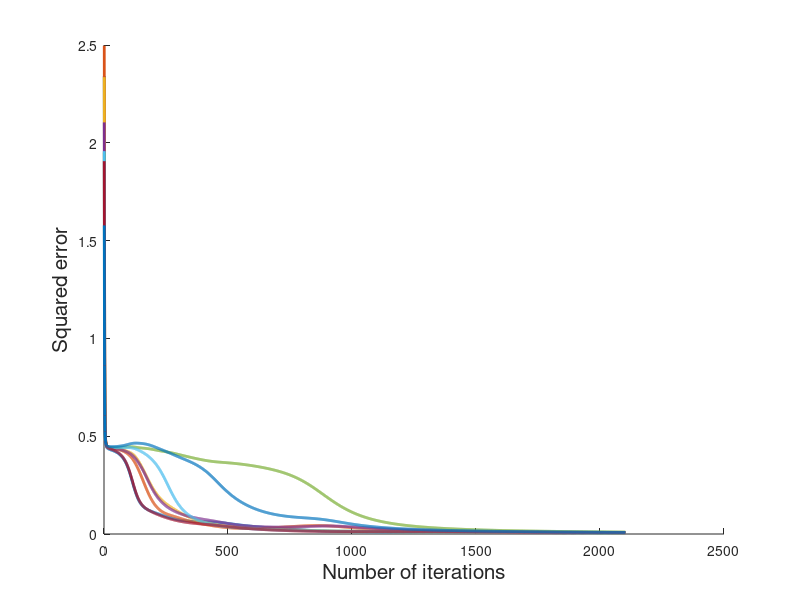
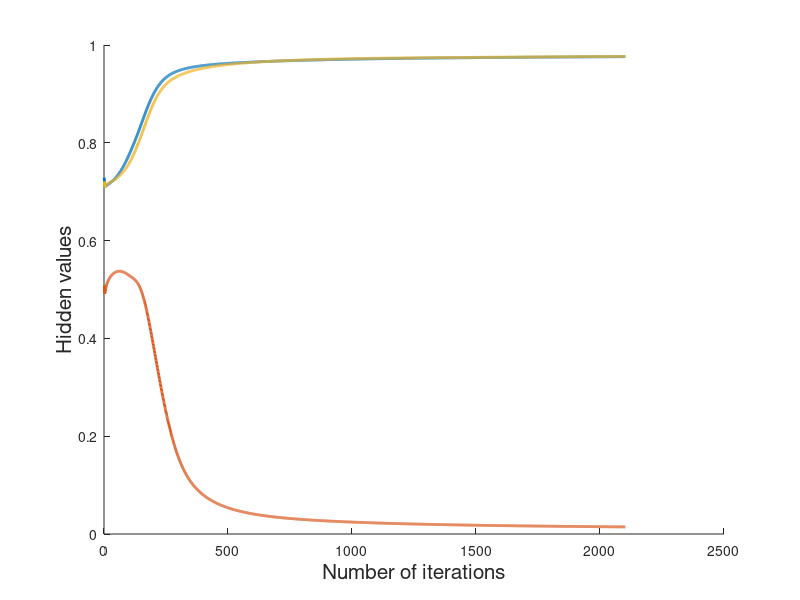
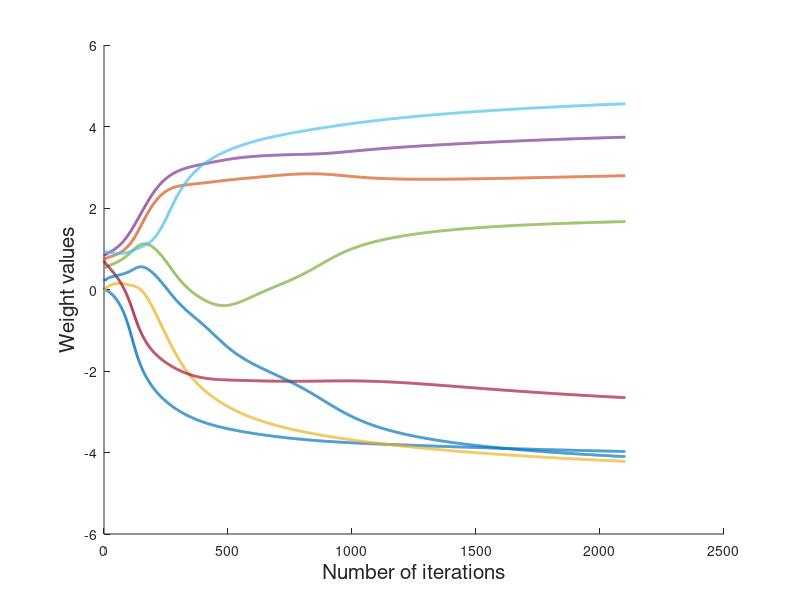

Here is the MATLAB script that generated these plots, in order:
%BY ELHUSSEIN SHATA (HUSSEIN SHATA)
%NN 8-3-8 

clear all;
clc;
input= [1 0 0 0 0 0 0 0;0 1 0 0 0 0 0 0; ...
        0 0 1 0 0 0 0 0;0 0 0 1 0 0 0 0; ...
        0 0 0 0 1 0 0 0;0 0 0 0 0 1 0 0; ...
        0 0 0 0 0 0 1 0; 0 0 0 0 0 0 0 1];
eta= 0.5;
input_to_hidden_weight=rand(8,3);
hidden_output_weight=rand(4,8);
bias=1.0;
iteration_count = 1;
tolerance = 0.01;
a=1;
while (a>tolerance&& iteration_count<300000)
   
    for ii=1:8
        in=input(ii,:);
        hidden_input=in*input_to_hidden_weight;
        hidden_out= 1./(1 + exp(-hidden_input));
        hidden_out;
        aa(ii,:)=hidden_out(1,:);
        if ii==3
         plot_h(iteration_count,:)=hidden_out;    %%For Hidden unit encoding
        end
        plot_w(iteration_count,:)=input_to_hidden_weight(:,2);  %%For the weights from input layer to second hidden unit
        final_hout=[hidden_out bias];
        output_in=final_hout*hidden_output_weight;
        out= 1./(1 + exp(-output_in));
        error_out=out.*(1-out).*(in-out);  
        sq_error= sum((out-in).*(out-in))/2;    %%For sum of squared error
        error(iteration_count,ii)=sq_error;
        hidden_out_w_times_errout=error_out*hidden_output_weight(1:3,:)';      
        error_hidden=hidden_out_w_times_errout.*final_hout(:,1:3).*(1-final_hout(:,1:3));
        delta=eta*in'*error_hidden;
        new_intohidden_weight=input_to_hidden_weight+delta;  %% Updating weights
        delta_hidden_output=eta*final_hout'*error_out;
        new_hiddentooutput_weight=hidden_output_weight+delta_hidden_output;  %% Updating weights
        input_to_hidden_weight=new_intohidden_weight;
        hidden_output_weight=new_hiddentooutput_weight;
        output=out;      
        
         for k=1:8        
             outt(k,ii)=output(k);
         end    
    end
    a=max(error(end,:));
    iteration_count=iteration_count+1;
end
disp(outt)
figure(1)
xlabel('Number of iterations' , 'FontSize', 15);
ylabel('Squared error', 'FontSize', 15);
hold on;
plot(error, 'LineWidth',2,...
                       'MarkerEdgeColor','k',...
                       'MarkerFaceColor','g',...
                       'MarkerSize',10);
figure (2)
xlabel('Number of iterations' , 'FontSize', 15);
ylabel('Hidden values', 'FontSize', 15);
hold on;
plot(plot_h, 'LineWidth',2,...
                       'MarkerEdgeColor','k',...
                       'MarkerFaceColor','g',...
                       'MarkerSize',10);
figure,(3)
xlabel('Number of iterations' , 'FontSize', 15);
ylabel('Weight values', 'FontSize', 15);
hold on;
plot(plot_w, 'LineWidth',2,...
                       'MarkerEdgeColor','k',...
                       'MarkerFaceColor','g',...
                       'MarkerSize',10);
disp(iteration_count)
